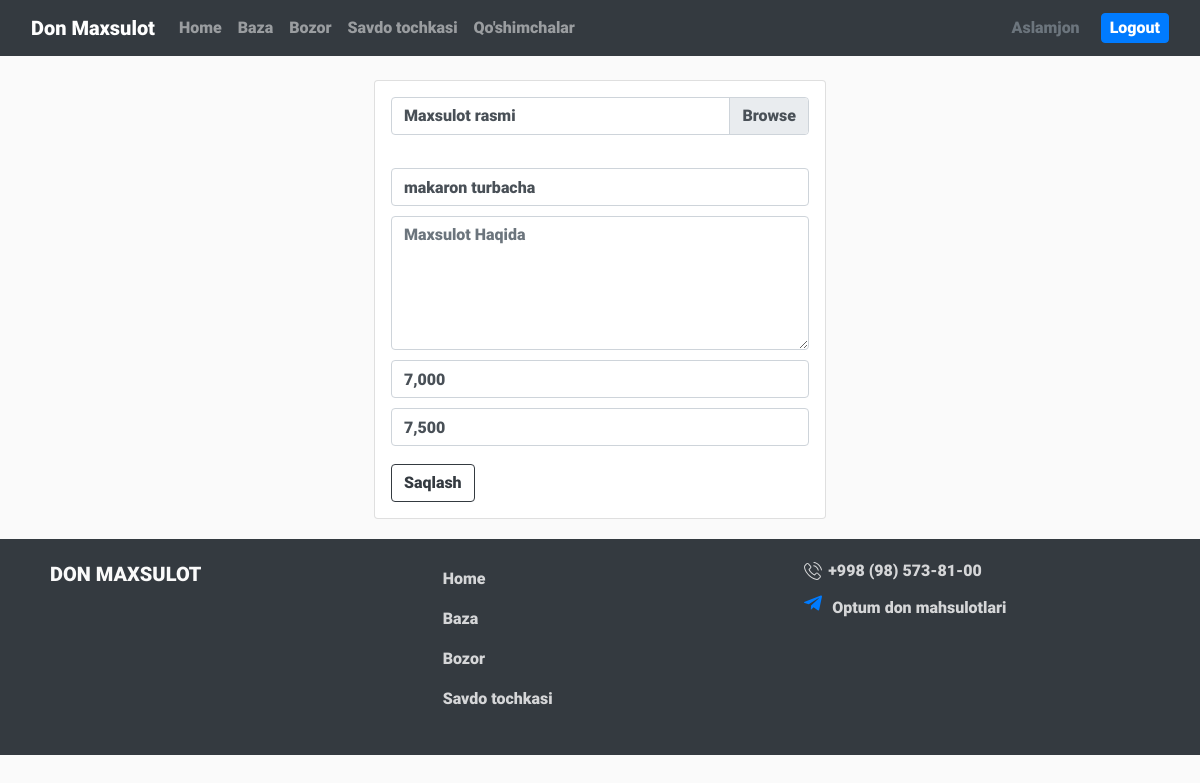
The page /2 (signed in) on the database its author committed.
### home/models.py (models this page shows)
class Home(models.Model):
    img = models.ImageField(null=True, blank=True, upload_to='images/')
    title = models.CharField(max_length=100)
    des = models.TextField(blank=True)
    price = models.IntegerField(default=0)
    showToAgent = models.IntegerField(default=0)

### home/views.py (the view, shortened to what this page needs)
# urls.py: path('<int:home_id>', editHome, name='editHome'),
def editHome(request, home_id):
    product = get_object_or_404(Home, pk=home_id)
    if request.method == "GET":
        form = HomeForm(instance=product)
        sentToHomeEdit = {
            'form': form,
            'product': product
        }
        return checkIsAdmin(request, 'html/editHome.html', sentToHomeEdit, sentToHomeEdit)

### home/forms.py
class HomeForm(ModelForm):
    class Meta:
        model = Home
        fields = ['img', 'title', 'des', 'price', 'showToAgent']
        widgets = {
            'img': forms.FileInput(attrs={'class': "custom-file-input"}),
            'title': forms.TextInput(attrs={'placeholder': 'Maxsulot Nomi', 'class': "form-control"}),
            'des': forms.Textarea(attrs={'placeholder': 'Maxsulot Haqida', 'class': "form-control", "rows": '5'}),
            'price': forms.TextInput(attrs={'placeholder': 'Narxi', 'class': "form-control amount priceHome"}),
            'showToAgent': forms.TextInput(attrs={'placeholder': "Agentga ko'rsatiladigan narx", 'class': "form-control amount priceHome"})
        }

### home/views.py (called while the page is built)
def checkIsAdmin(request, html, sendObjToAdmin, sendObjToAnonimUser):
    getAdmins = Admins.objects.all()
    global admins
    admins = []
    for i in getAdmins:
        admins.append(i.name)
    if request.user.username in admins:
        sendObjToAdmin['isAdmin'] = True
        return render(request, html, sendObjToAdmin)
    else:
        if request.user.username in agentsList:
            sendObjToAnonimUser['isAgent'] = True
            return render(request, html, sendObjToAnonimUser)
        sendObjToAnonimUser['isAdmin'] = False
        return render(request, html, sendObjToAnonimUser)

### home/templates/html/editHome.html (shortened to what this page needs)
{% extends 'html/base.html' %}
{% load static %}
{% block content %}
<div class="editHome containerCustom">
    {% if user.is_authenticated and isAdmin %}
    <div class="card p-3 mt-4">
        <form id="sendHomeForm" action="" method="post" enctype="multipart/form-data">
            <div class="custom-file">
                <label class="custom-file-label" for="id_img">Maxsulot rasmi</label><br>
            </div>
            {{form.title}}
            {{form.des}}
            {{form.price}}
            {{form.showToAgent}}
            <button type="button" class="btn btn-outline-dark mt-2" id="sendToHomeBtn">Saqlash</button>
        </form>
    </div>
    {% endif %}
</div>
{% endblock %}

### home/templates/html/base.html (shortened to what this page needs)
{% load static %}
<!DOCTYPE html>
<html lang="en">
<head>
    <link rel="stylesheet" href="{% static 'css/normalize.css'%}">
    <link rel="stylesheet" href="{% static 'css/bootstrap.css'%}">
    <link rel="stylesheet" href="{% static 'css/privet_bootstrap.css'%}">
    <link rel="stylesheet" href="{% static 'css/animate.css'%}">
    <link rel="stylesheet" href="{% static 'css/style.css'%}">
</head>
<body>
    <nav class="navbar navbar-expand-lg navbar-dark bg-dark">
        <div class="container-fluid">
            <a class="navbar-brand" href="#">Don Maxsulot</a>
            <div class="collapse navbar-collapse justify-content-between" id="navbarSupportedContent">
                <ul class="navbar-nav me-auto mb-2 mb-lg-0">
                    <li class="nav-item">
                        <a class="nav-link" aria-current="page" href="{% url 'home' %}">Home</a>
                    </li>
                    <li class="nav-item">
                        <a class="nav-link" href="{% url 'baza' %}">Baza</a>
                    </li>
                    <li class="nav-item">
                        <a class="nav-link" href="{% url 'base' %}">Bozor</a>
                    </li>
                    <li class="nav-item">
                        <a class="nav-link" href="{% url 'agentTake' %}">Savdo tochkasi</a>
                    </li>
                    <li>
                    {% if user.is_authenticated and isAdmin %}
                    <li class="nav-item">
                        <a class="nav-link" href="{% url 'addAgent' %}">Qo'shimchalar</a>
                    </li>
                    {% endif %}
                </ul>
                {% if user.is_authenticated %}
                <ul class="list-unstyled mb-0">
                    <li>
                        <div class="d-flex align-items-center">
                            <div class="d-flex align-items-center text-secondary text-capitalize mr-3">{{user}}</div>
                            <form action="{% url 'logout' %}" method="POST">
                                <button class="btn btn-primary pl-2 pr-2" style="padding: 2px; margin-left: 5px;"
                                    type="submit">Logout</button>
                            </form>
                        </div>
                    </li>
                </ul>
                {% endif %}
            </div>
        </div>
    </nav>
    {% block content %}
    {% endblock %}
    <footer>
        <div class="containerCustom">
            <div class="row">
                <div class="col-md-4">
                    <a class="logo">
                        DON MAXSULOT
                    </a>
                </div>
                <div class="col-md-4">
                    <ul class="list-unstyled">
                        <li class="nav-item">
                            <a class="nav-link" aria-current="page" href="{% url 'home' %}">Home</a>
                        </li>
                        <li class="nav-item">
                            <a class="nav-link" href="{% url 'baza' %}">Baza</a>
                        </li>
                        <li class="nav-item">
                            <a class="nav-link" href="{% url 'base' %}">Bozor</a>
                        </li>
                        <li class="nav-item">
                            <a class="nav-link" href="{% url 'agentTake' %}">Savdo tochkasi</a>
                        </li>
                    </ul>
                </div>
                <div class="col-md-4">
                    <ul class="list-unstyled">
                        <li><div class="tel">
                            <span class="icon"></span>
                            <span>+998 (98) 573-81-00</span>
                        </div></li>
                        <li>
                            <div class="telegram">
                                <a href="https://t.me/optumdon" target="_blank">
                                    <span class="icon"></span>
                                    <span>Optum don mahsulotlari</span>
                                </a>
                            </div>
                        </li>
                    </ul>
                </div>
            </div>
        </div>
    </footer>
</body>
</html>

### home/static/css/style.css (style rules this page uses)
body { margin: 0; padding: 0; overflow-x: hidden; font-family: "Roboto-Black", sans-serif; background-color: #fafafa; position: relative; }
.containerCustom { margin: 0 30px; position: relative; }
.icon { width: 20px; height: 20px; display: inline-block; background-color: #fff; cursor: pointer; mask-position: center center; mask-size: 90%; mask-repeat: no-repeat; -webkit-mask-position: center center; -webkit-mask-size: 90%; -webkit-mask-repeat: no-repeat; }
nav .navbar-collapse ul li a { cursor: pointer; }
.editHome { display: flex; justify-content: center; }
.editHome .card { max-width: 500px; }
.editHome .card form input { margin: 10px 0; }
footer { background-color: #343a40; padding: 20px; margin-top: 20px; }
footer .logo { color: #fafafa; font-size: 20px; text-decoration: none; }
footer ul li a { color: #fafafad0; transition: 0.3s; }
footer ul .tel, footer ul .telegram { display: flex; align-items: center; }
footer ul .tel span:first-child, footer ul .telegram span:first-child { width: 20px; height: 20px; display: inline-block; mask-image: url("../img/phone-call.svg"); -webkit-mask-image: url("../img/phone-call.svg"); background: #fafafad0; margin-right: 5px; }
footer ul .tel span:last-child, footer ul .telegram span:last-child { color: #fafafad0; text-decoration: none; }
footer ul .telegram { margin-top: 10px; }
footer ul .telegram span:first-child { mask-image: url("../img/telegram.svg"); -webkit-mask-image: url("../img/telegram.svg"); background: #007bff; }

### rows shown on the page
Home: title "makaron turbacha", price "7,000", showToAgent "7,500"

### other values the page prints
{{ user }} "Aslamjon"
